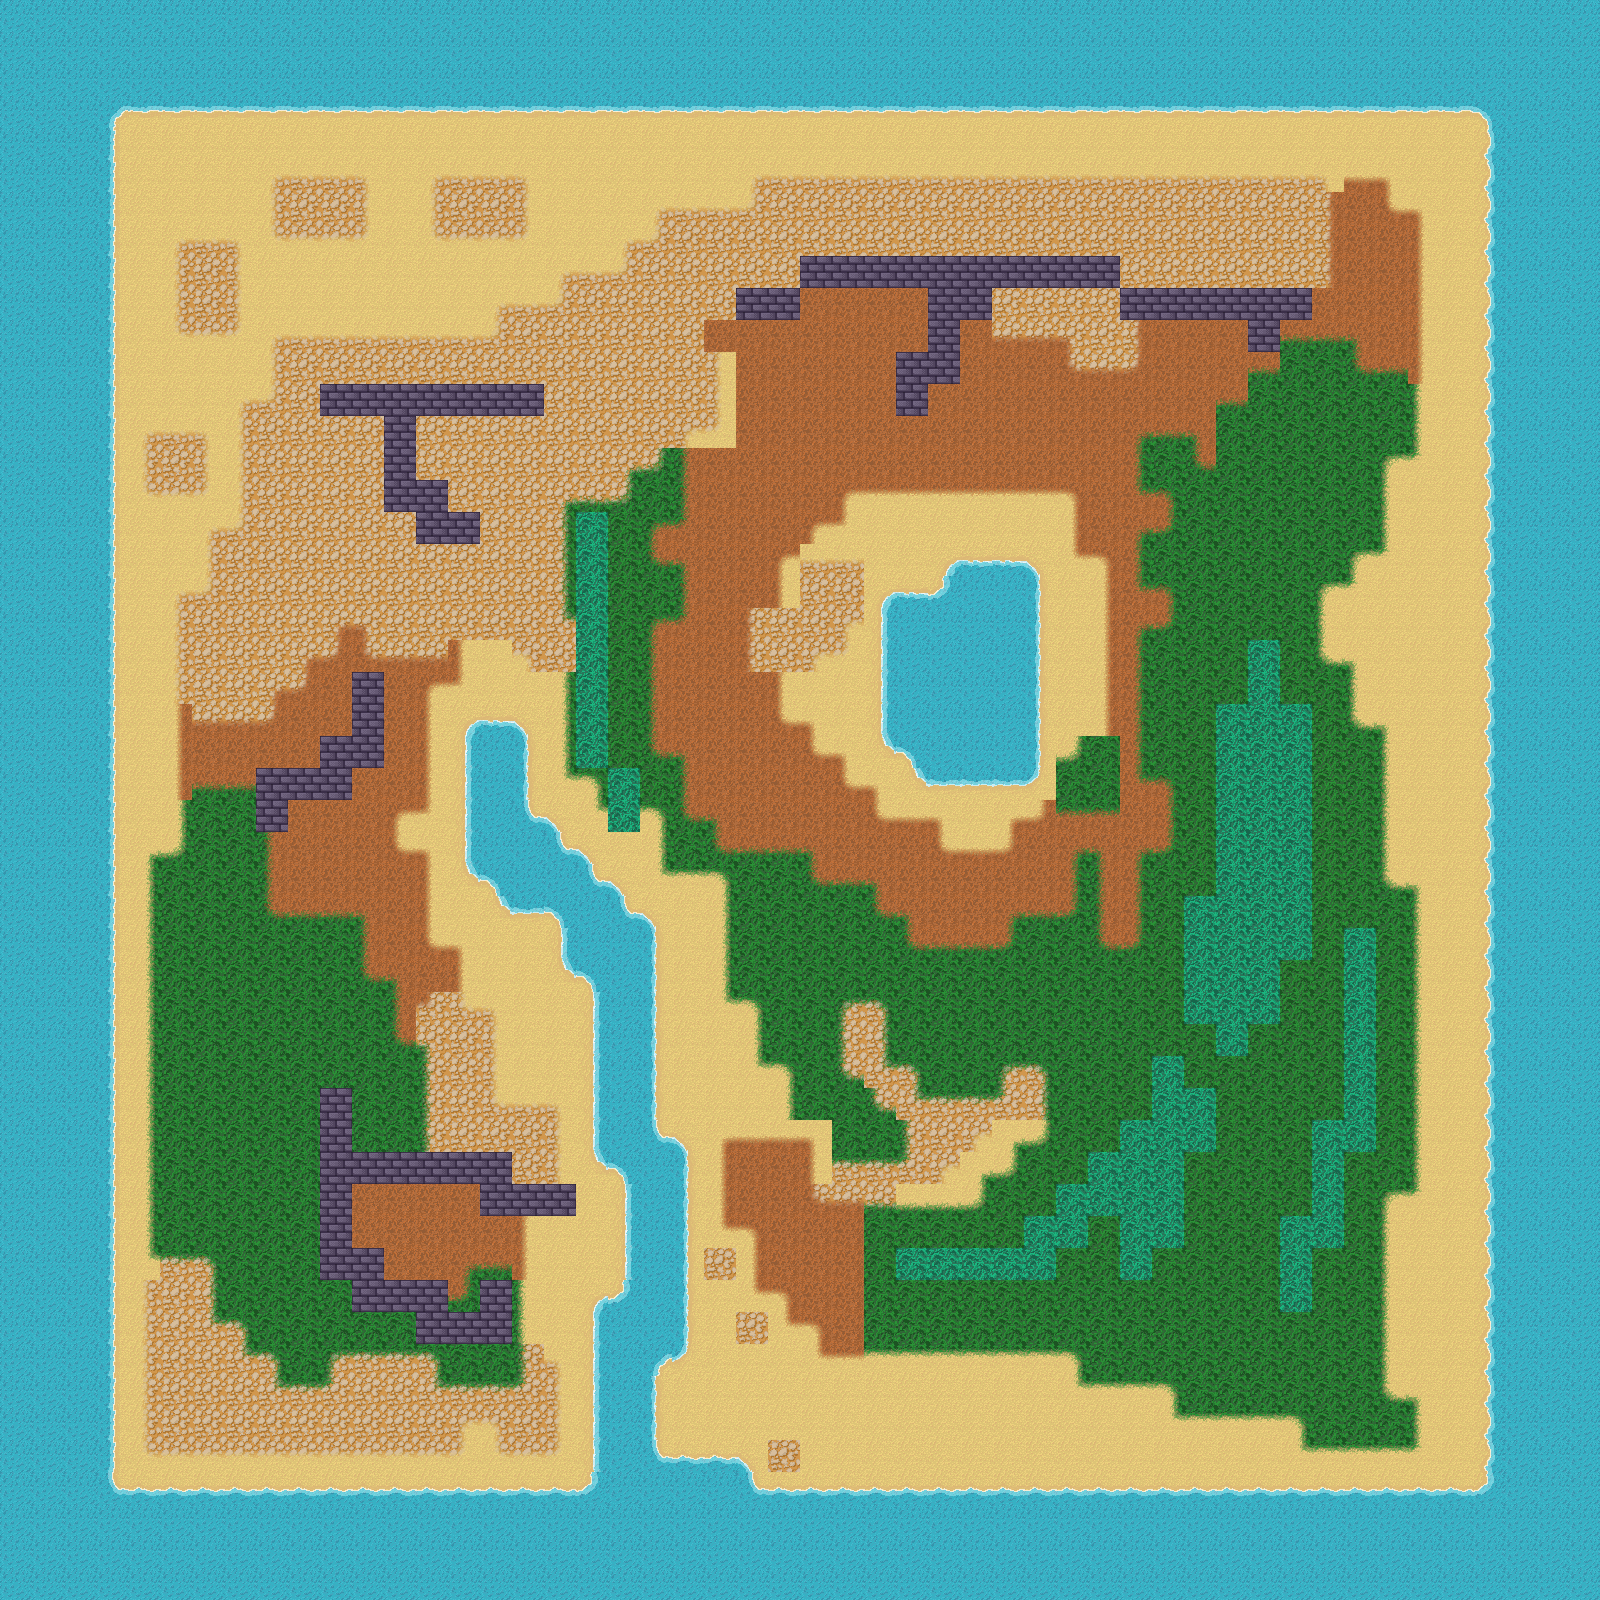

The image is a tile-based game level rendered from a .tmx file. Its description and source (layers, tilesets, objects; grid data summarised) follow:
An orthogonal 50x50 tile map with 32x32 px tiles, 2 tile layers (BG, FG), 2 tilesets and 5 objects.

<map version="1.0" orientation="orthogonal" width="50" height="50" tilewidth="32" tileheight="32">
 <tileset firstgid="1" name="tileset.png" tilewidth="32" tileheight="32">
  <image source="../tiled/tileset.png" width="192" height="1376" />
  <terraintypes>
   <terrain name="island" tile="-1" />
   <terrain name="lake" tile="-1" />
  </terraintypes>
  <tile id="3" terrain=",,,1" />
  <tile id="4" terrain=",,1,1" />
  <tile id="5" terrain=",,1," />
  <tile id="9" terrain=",1,,1" />
  <tile id="10" terrain="1,1,1,1" />
  <tile id="11" terrain="1,,1," />
  <tile id="15" terrain=",1,," />
  <tile id="16" terrain="1,1,," />
  <tile id="17" terrain="1,,," />
  <tile id="21" terrain=",,,0" />
  <tile id="22" terrain=",,0,0" />
  <tile id="23" terrain=",,0," />
  <tile id="27" terrain=",0,,0" />
  <tile id="28" terrain="0,0,0,0" />
  <tile id="29" terrain="0,,0," />
  <tile id="33" terrain=",0,," />
  <tile id="34" terrain="0,0,," />
  <tile id="35" terrain="0,,," />
 </tileset>
 <tileset firstgid="259" name="objects" tilewidth="16" tileheight="16">
  <image source="../tiled/respawn.png" width="16" height="16" />
  <tile id="0">
   <properties>
    <property name="invisible" value="true" />
   </properties>
  </tile>
 </tileset>
 <layer name="BG" width="50" height="50">
  <properties>
   <property name="nocollide" value="true" />
   <property name="tileset" value="tileset.png" />
  </properties>
  <data>[2500 cells, 1770 non-empty, 105 distinct tile ids]</data>
 </layer>
 <layer name="FG" width="50" height="50">
  <properties>
   <property name="tileset" value="tileset.png" />
  </properties>
  <data>[2500 cells, 766 non-empty, 3 distinct tile ids]</data>
 </layer>
 <objectgroup name="SPAWN_POINTS" width="50" height="50">
  <object gid="259" x="221" y="216" />
  <object gid="259" x="422" y="1247" />
  <object gid="259" x="1344" y="1344" />
  <object gid="259" x="1344" y="256" />
  <object gid="259" x="1088" y="672" />
 </objectgroup>
</map>